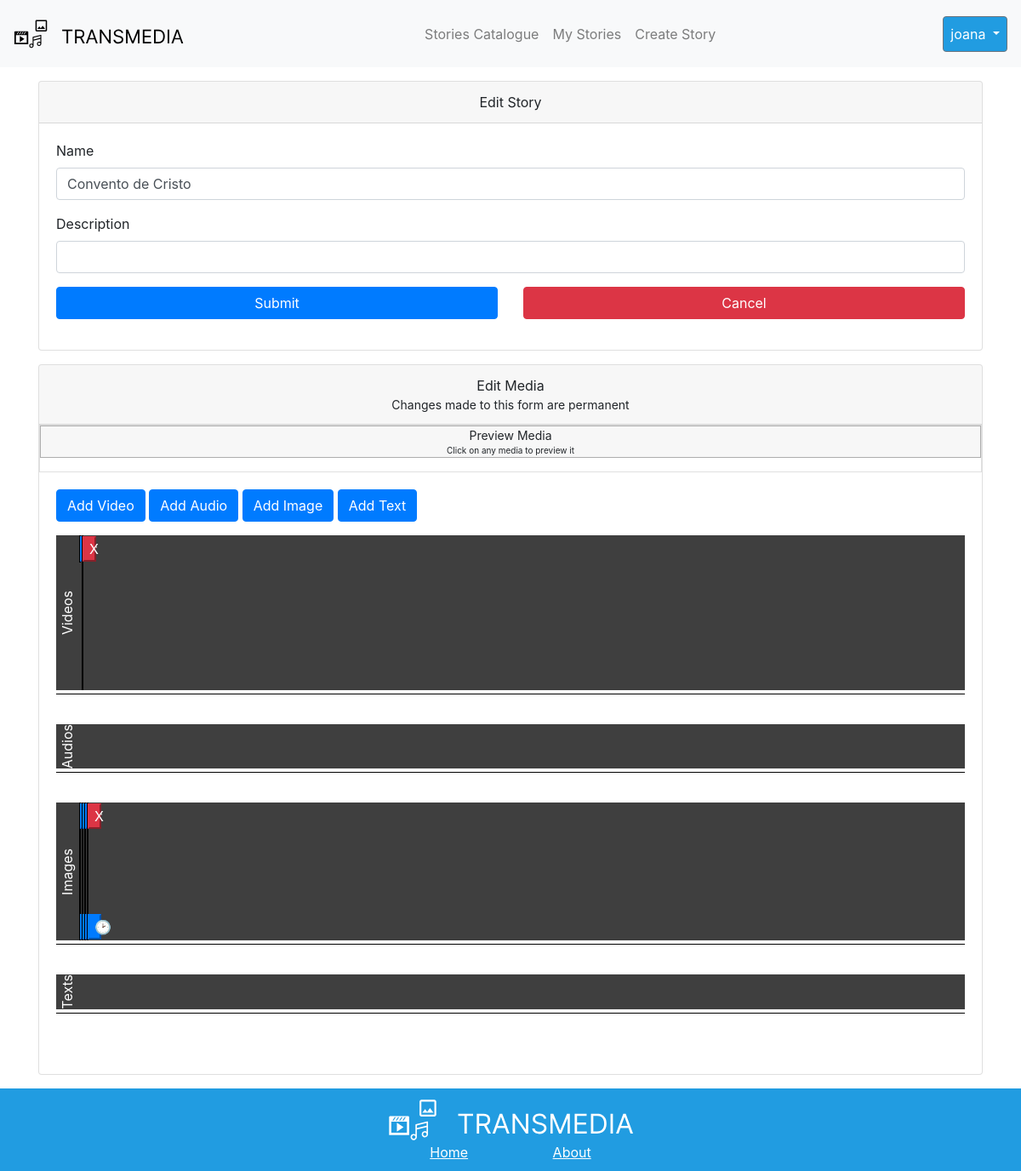
/edit_story.php?id=2 (signed in), run on the app's committed database.
### tables this page shows
CREATE TABLE `story` (
  `id` int(11) NOT NULL,
  `name` varchar(255) NOT NULL,
  `description` varchar(255) NOT NULL,
  `author` varchar(255) NOT NULL
);

CREATE TABLE `video` (
  `id` int(11) NOT NULL,
  `storyId` int(11) NOT NULL,
  `storyOrder` int(11) NOT NULL,
  `link` varchar(128) NOT NULL,
  `duration` int(11) NOT NULL,
  `videoType` varchar(128) NOT NULL
);

CREATE TABLE `image` (
  `id` int(11) NOT NULL AUTO_INCREMENT,
  `storyID` int(11) NOT NULL,
  `image` varchar(255) DEFAULT NULL,
  `duration` int(11) NOT NULL,
  `storyOrder` int(11) NOT NULL,
  PRIMARY KEY (`id`),
  FOREIGN KEY (`storyID`) REFERENCES `story` (`id`) ON DELETE CASCADE
);

### edit_story.php (the view, shortened to what this page needs)
<?php
require "NavBar.php";
$id = $_GET['id'];
$sql_story = $pdo->prepare('SELECT name, description, author FROM story WHERE story.id = ?');
$sql_story->execute([$_GET['id']]);
$story = $sql_story->fetch(PDO::FETCH_ASSOC);
$name = $story['name'];
$description = $story['description'];
$sql_videos = $pdo->prepare('SELECT id, link, storyId, videoType, storyOrder,duration FROM video WHERE storyId = ? ORDER BY storyOrder;');
$sql_videos->execute([$_GET['id']]);
$videos = $sql_videos->fetchAll(PDO::FETCH_ASSOC);
$sql_image = $pdo->prepare('SELECT id, image, storyId, storyOrder, duration FROM image WHERE storyId = ? ORDER BY storyOrder;');
$sql_image->execute([$_GET['id']]);
$images = $sql_image->fetchAll(PDO::FETCH_ASSOC);
?>
<!DOCTYPE html>
<html lang="en">
<head>
    <link rel="stylesheet" href="https://cdn.jsdelivr.net/npm/bootstrap@4.0.0/dist/css/bootstrap.min.css">
    <link rel="stylesheet" href="./style/edit_story.css">
</head>
<body>
                    <?php include "addVideoToStory.php"; ?>
                    <?php include "addAudioToStory.php"; ?>
                    <?php include "addImageToStory.php"; ?>
                    <?php include "edit_image_duration.php"; ?>
                    <?php include "addTextToStory.php"; ?>
                    <?php include "edit_text_duration.php"; ?>
    <div class="container mt-3 mb-3">
        <div class="card">
            <div class="card-header text-center">Edit Story</div>
            <div class="card-body">
                <form method="POST" action="edit_story.php?id=<?= $id; ?>">
                    <div class="form-group">
                        <label for="name">Name</label>
                        <input class="form-control" id="name" required name="name" type="text" value="<?= $name; ?>">
                    </div>
                    <div class="form-group">
                        <label for="description">Description</label>
                        <input class="form-control" id="description" name="description" type="text" value="<?= $description ?>">
                    </div>
                    <div class="row">
                        <div class="col-6">
                            <button type="submit" name="submit" class="btn btn-primary w-100">Submit</button>
                        </div>
                        <div class="col-6">
                            <button type="submit" name="cancel" class="btn btn-danger w-100" formnovalidate>Cancel</button>
                        </div>
                    </div>
                </form>
            </div>
        </div>
        <div class="card mt-3">
            <div class="card-header text-center">
                Edit Media
                <p class="m-0 p-0" style="font-size: 14px;">Changes made to this form are permanent</p>
            </div>
            <div class="preview-box w-0" id="previewView">
                <div class="w-100 mb-3 text-center">
                    <div class="p-0 mb-3 w-100 preview-title" style="font-size: 14px;">
                        <p class="m-0 p-0">Preview Media</p>
                        <p class="m-0 p-0" style="font-size: 10px;">Click on any media to preview it</p>
                    </div>
                </div>
            </div>
            <div class="card-body">
                <div class="form-group mb-3">
                    <div class="form-group mb-3">
                        <button type="button" class="btn btn-primary" data-toggle="modal" data-target="#addVideo">Add Video</button>
                        <button type="button" class="btn btn-primary" data-toggle="modal" data-target="#addAudio">Add Audio</button>
                        <button type="button" class="btn btn-primary" data-toggle="modal" data-target="#addImage">Add Image</button>
                        <button type="button" class="btn btn-primary" data-toggle="modal" data-target="#addText">Add Text</button>
                    </div>
                    <form method="POST" action="edit_story.php?id=<?= $id; ?>">
                        <div class="video-scroller">
                            <div class="medias-wrapper">
                                <p class="d-flex align-items-center justify-content-center rotated" style="color:white; margin: auto 1px;">Videos</p>
                                <?php
                                $numItems = count($videos);
                                $i = 0;
                                foreach ($videos as $video) {
                                    echo "<div class='media-container video-container' data-duration='" . $video["duration"] . "'>";
                                    echo '<div class="media-buttons p-0">
                                            <div class="row p-0 m-0">';
                                    if ($i != 0)
                                        echo    '<div class="col p-0">
                                                        <button type="submit" name="orderdownVideo" value="' . $video["id"] . '" class="w-100 btn-primary"><</button>
                                                    </div>';
                                    echo    '<div class="col  p-0">
                                                    <button type="submit" onclick="confirmDelete()" id="deleteVideo" name="deleteVideo" value="' . $video["id"] . '" class="w-100  btn-danger">X</button>
                                                </div>';
                                    if ($i < $numItems - 1)
                                        echo    '<div class="col  p-0">
                                                    <button type="submit" name="orderupVideo" value="' . $video["id"] . '" class="w-100 btn-primary">></button>
                                                </div>';
                                    echo    '</div>
                                        </div>';
                                    echo "</div>";
                                    $i++;
                                } ?>
                            </div>
                            <div class="mt-1 duration-line"></div>
                            <div class="medias-wrapper mt-3">
                                <p class="d-flex align-items-center justify-content-center rotated" style="color:white; margin: auto 1px;">Audios</p>
                            </div>
                            <div class="mt-1 duration-line"></div>
                            <div class="medias-wrapper mt-3">
                                <p class="d-flex align-items-center justify-content-center rotated" style="color:white; margin: auto 1px;">Images</p>
                                <?php
                                $numItems = count($images);
                                $i = 0;
                                foreach ($images as $image) {
                                    echo "<div class='media-container image-container' data-duration='" . $image["duration"] . "'>";
                                    echo '<div class="media-buttons p-0">
                                            <div class="row p-0 m-0">';
                                    if ($i != 0)
                                        echo    '<div class="col p-0">
                                                    <button type="submit" name="orderdownImage" value="' . $image["id"] . '" class="w-100 btn-primary"><</button>
                                                </div>';
                                    echo        '<div class="col p-0">
                                                    <button type="submit" onclick="confirmDelete()" id="deleteImage" name="deleteImage" value="' . $image["id"] . '" class="w-100  btn-danger">X</button>
                                                </div>';
                                    if ($i < $numItems - 1)
                                        echo    '<div class="col  p-0">
                                                    <button type="submit" name="orderupImage" value="' . $image["id"] . '" class="w-100 btn-primary">></button>
                                                </div>';
                                    echo    '</div>
                                        </div>';
                                    echo '<button  type="button" class="btn-primary w-100" data-toggle="modal" data-target="#changeImgDuration" data-duration="' . $image["duration"] . '"  data-image="' . $image["id"] . '" class="w-100  btn-primary">🕑</button>';
                                    echo "</div>";
                                    $i++;
                                } ?>
                            </div>
                            <div class="mt-1 duration-line"></div>
                            <div class="medias-wrapper mt-3">
                                <p class="d-flex align-items-center justify-content-center rotated" style="color:white; margin: auto 1px;">Texts</p>
                            </div>
                            <div class="mt-1 duration-line"></div>
                        </div>
                </div>
            </div>
        </div>
    </div>
    <?php
    include "footer.php";
    ?>
</body>
</html>

### style/edit_story.css (style rules this page uses)
.preview-box { border: 1px solid rgba(0,0,0,.125); }
.preview-title { border: 1px solid rgba(0,0,0,.3); background-color: rgba(0,0,0,.03); }
.video-scroller { overflow-x: scroll; overflow-y: visible; min-width: 0; width: 100%; }
.medias-wrapper { border: 1px; display: flex; gap: 1px; position: relative; align-items: start; background-color: #3f3f3f; }
.media-container { position: relative; box-sizing: border-box; border: 1px solid black; background-color: black; width: 0; z-index: 1; margin: 0; }
.rotated { writing-mode: tb-rl; transform: rotate(-180deg); }
.media-buttons { z-index: 2; }
.duration-line { height: 1px; background-color: black; margin-bottom: 35px; width: 100%; }

### style/add_video_to_story.css (style rules this page uses)
.container { max-width: 800px; }
.form-group { text-align: start; }

### style/footer.css (style rules this page uses)
body { min-height: 100vh; display: flex; flex-direction: column; }

### data on the page
story: name "Convento de Cristo"
video: $video["id"] 4 (drawn)
image: $image["id"] 27 (drawn)

### other printed values
$_SESSION["user"] "joana"
